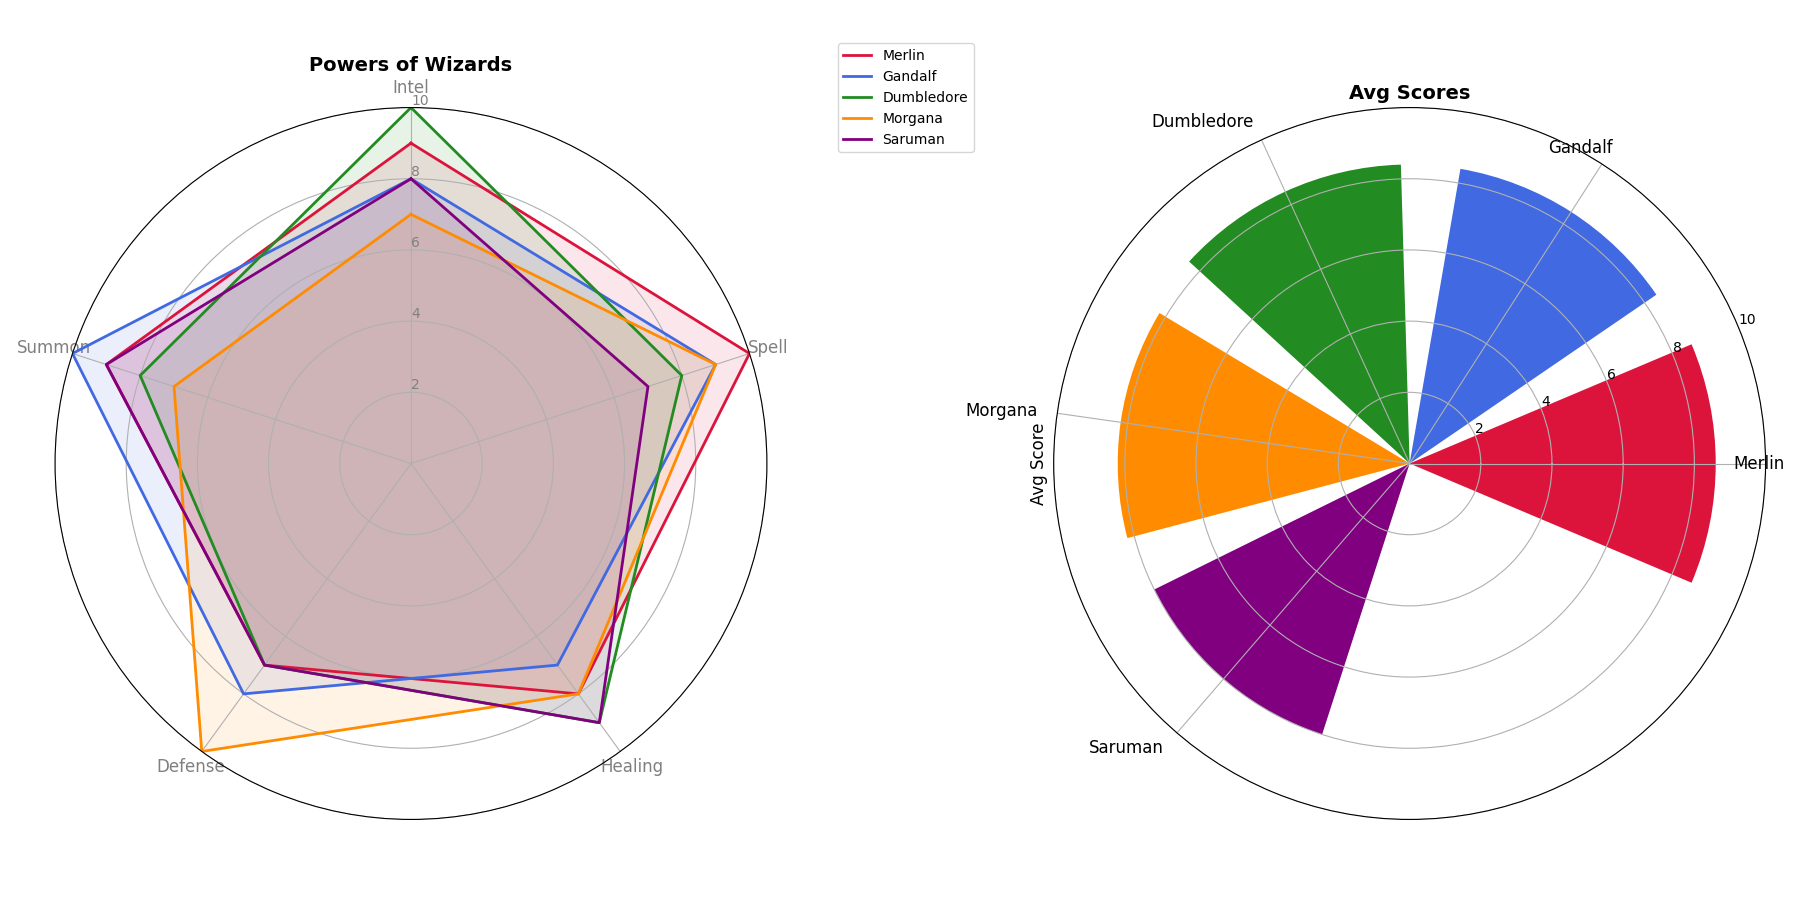

This chart was generated by the following Python code:
import numpy as np
import matplotlib.pyplot as plt

# Shortened categories
categories = ['Intel', 'Spell', 'Healing', 'Defense', 'Summon']
num_vars = len(categories)

# Data and appending first score to end
wizards = {
    'Merlin': [9, 10, 8, 7, 9],
    'Gandalf': [8, 9, 7, 8, 10],
    'Dumbledore': [10, 8, 9, 7, 8],
    'Morgana': [7, 9, 8, 10, 7],
    'Saruman': [8, 7, 9, 7, 9]
}

for wizard in wizards:
    wizards[wizard] += wizards[wizard][:1]

# Calculate angles
angles = np.linspace(0, 2 * np.pi, num_vars, endpoint=False).tolist()
angles += angles[:1]

# Create figure with subplots
fig, axs = plt.subplots(1, 2, figsize=(18, 9), subplot_kw={'polar': True})

# Radar chart
ax = axs[0]
ax.set_theta_offset(np.pi / 2)
ax.set_theta_direction(-1)
ax.set_xticks(angles[:-1])
ax.set_xticklabels(categories, color='grey', size=12)
ax.set_rlabel_position(0)
ax.set_yticks([2, 4, 6, 8, 10])
ax.set_yticklabels(["2", "4", "6", "8", "10"], color="grey", size=10)
ax.set_ylim(0, 10)

colors = ['crimson', 'royalblue', 'forestgreen', 'darkorange', 'purple']

for i, (wizard, score) in enumerate(wizards.items()):
    ax.plot(angles, score, linewidth=2, linestyle='solid', label=wizard, color=colors[i])
    ax.fill(angles, score, color=colors[i], alpha=0.1)

ax.set_title("Powers of Wizards", size=14, weight='bold')

# Bar chart
ax2 = axs[1]
average_scores = {wizard: np.mean(wizards[wizard][:-1]) for wizard in wizards}
ax2.bar(average_scores.keys(), average_scores.values(), color=colors)
ax2.set_ylim(0, 10)
ax2.set_title("Avg Scores", size=14, weight='bold')
ax2.set_ylabel('Avg Score', size=12)
ax2.set_xticklabels(average_scores.keys(), rotation=45, ha='right', fontsize=12)

# Legend
ax.legend(loc='upper right', bbox_to_anchor=(1.3, 1.1), fontsize=10)

# Adjust layout
plt.tight_layout()

# Display the plot
plt.show()
